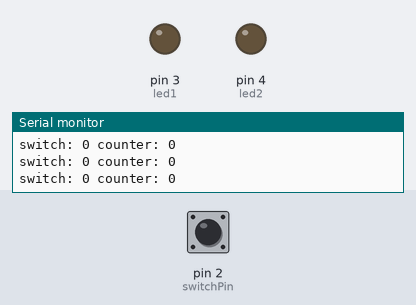
This sketch was run on a simulated Arduino Uno, built with avr-gcc and run on an emulated ATmega328P. Shown: output pins drawn as LEDs (lit = HIGH), the last lines printed to the serial monitor. Dashed ring = blinking. The inputs (shaded band) are chosen by the test bench; at power-on: pin 2 (switchPin) LOW.

Above: at 1.2 s.
1.3 s: pin 2 (switchPin) pulled HIGH for 0.15 s
At 2.4 s:
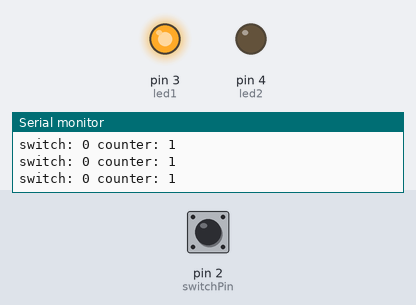
2.9 s: pin 2 (switchPin) pulled HIGH for 1 s
At 4.8 s:
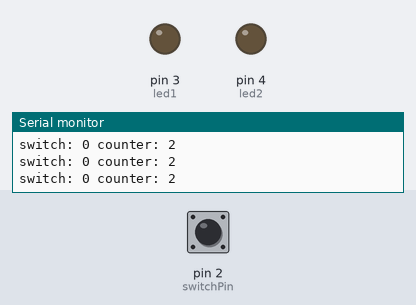
6.9 s: pin 2 (switchPin) pulled HIGH for 0.15 s
At 8.1 s:
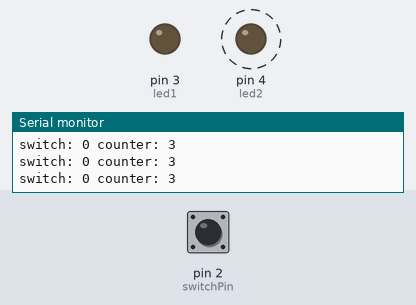
Timing chart, 0 to 14.5 s (numbered marks = the images above; inputs shaded):
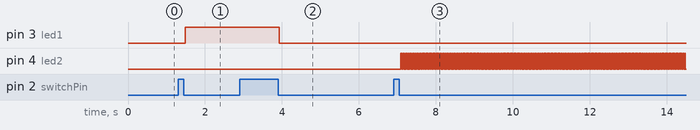

The sketch:

modes.ino
```cpp
int switchPin = 2;
int led1 = 3;
int led2 = 4;

int switchRead = 0;

int counter = 0;

boolean wasPressed = false;

long prevMillis = 0;
int interval = 0;
boolean trigger = false;

void setup() {
  // put your setup code here, to run once:
  Serial.begin(9600);
  pinMode(switchPin, INPUT);
  pinMode(led1, OUTPUT);
  pinMode(led2, OUTPUT);


}

void loop() {
  // put your main code here, to run repeatedly:
  switchRead = digitalRead(switchPin);
  Serial.print("switch: ");
  Serial.print(switchRead);
  //digitalWrite(led1, HIGH);
  //digitalWrite(led2, HIGH);

  if (switchRead == HIGH) {
    wasPressed = true;
  }

  if (switchRead == LOW && wasPressed == true) {
    wasPressed = false;
    counter = counter + 1;
  }

  Serial.print(" counter: ");
  Serial.println(counter);

  if (counter == 0) {
    digitalWrite(led1, LOW);
    digitalWrite(led2, LOW);
    trigger = false;

  } else if (counter == 1) {
    digitalWrite(led1, HIGH);
    digitalWrite(led2, LOW);
  } else if (counter == 2) {
    digitalWrite(led1, LOW);
    digitalWrite(led2, HIGH);
  } else if (counter == 3) {

    if (millis() - prevMillis >= interval) {
      prevMillis = millis();
      if (trigger == false) {
        trigger = true;
      } else {
        trigger = false;
      }
    }

  } else {
    counter = 0;
  }

  if (trigger == true) {
    digitalWrite(led2, HIGH);
  } else {
    digitalWrite(led2, LOW);
  }

}
```

Measured:
- after the input at 1.3 s, pin 3 (led1): LOW → HIGH after 0.19 s
- after the input at 2.9 s, pin 3 (led1): HIGH → LOW after 1.0 s
- after the input at 6.9 s, pin 4 (led2): alternates HIGH for 0.02 s and LOW for 0.02 s, starting after 0.19 s
